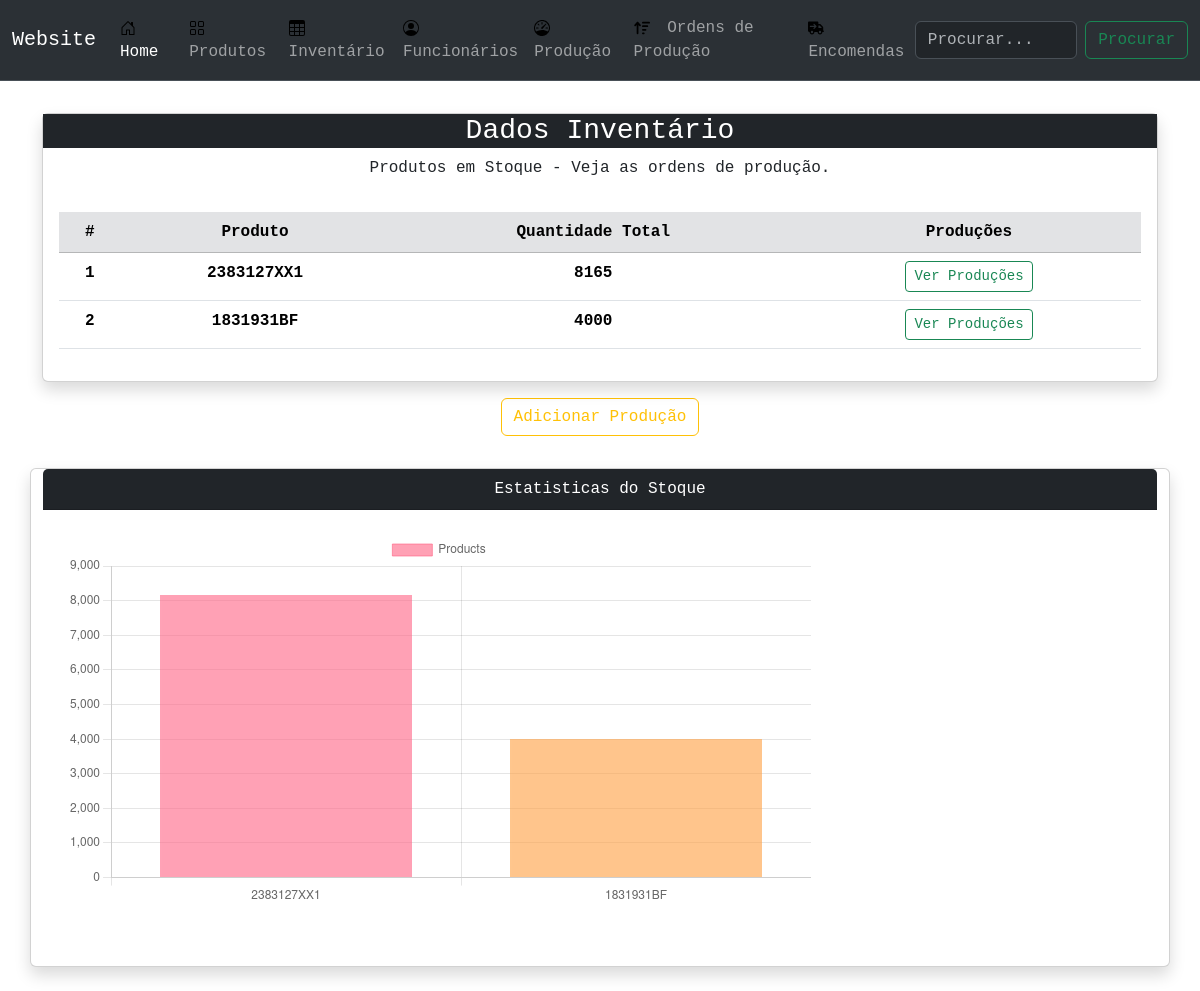
/product/inventary/, run on an earlier commit of the app's database.
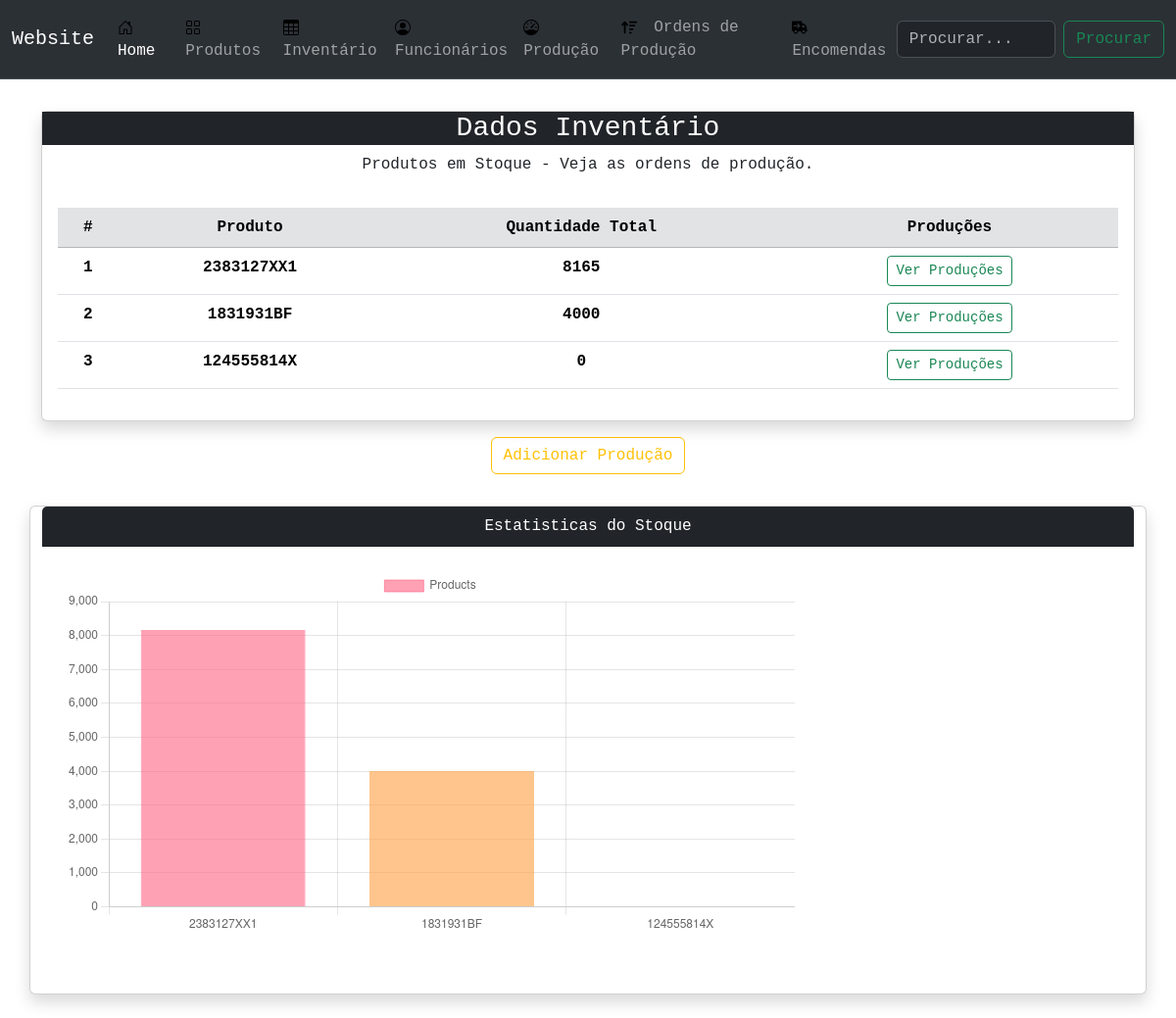
And on a later commit of the database.
### product/models.py (models this page shows, shortened)
class Inventary(models.Model):
    product = models.ForeignKey(Product, on_delete=models.CASCADE)
    total_quantity = models.IntegerField(blank=True, null=True, verbose_name = 'Quantidade Total')
    productions = models.ManyToManyField(Production)
    updated = models.DateTimeField(auto_now=True)

class Product(models.Model):
    CATEGORY = {
    "SHIELD" : "SHIELD",
    "BRACKET" : "BRACKET",
    "ASSEMBLY" : "HANGER ASSEMBLY",
    }
    name=models.CharField(max_length=120, verbose_name='Produto')
    image=models.ImageField(upload_to='product', default='random.jpg')
    description = models.TextField(verbose_name="Descrição", default=" Sem Descrição ")
    price = models.FloatField(help_text='euros cada', verbose_name="Preço")
    category = models.CharField(max_length=20, choices=CATEGORY, blank=True, verbose_name="Categoria")
    created=models.DateTimeField(auto_now_add=True)
    updated=models.DateTimeField(auto_now=True)

### product/views.py (the view)
# urls.py: path('inventary/', inventaryView, name="inv"),
def inventaryView(request):
    q = request.GET.get('q') if request.GET.get('q') is not None else ''
    inv = Inventary.objects.filter(
        Q(product__name__icontains=q)
    )
    context = {
        'objects' : inv,
    }
    return render(request, 'product/inventary.html', context)

### product/templates/product/inventary.html
{% extends 'main.html' %}
{% block content %}
<div class="container my-3">
    <div class="row">
        <div class="col">{% include 'product/card_table_inv.html' %}</div>
    </div>
    <div class="row p-2 text-center">
        <div class="col">
            <a href="{% url 'product:prod' %}">
                <button type="button" class="btn btn-outline-warning btn-md">Adicionar
                    Produção</button>
            </a>
        </div>
    </div>
    <br>
    <div class="row">
        {% include 'product/card_chart_bar_inv.html' %}
    </div>
</div>
{% endblock content %}

### product/templates/product/card_table_inv.html
<div class="card mb-2 shadow">
    <h3 class="card-title text-center bg-dark text-white">
        Dados Inventário
    </h3>
    <p class="card-text text-center ">
        Produtos em Stoque - Veja as ordens de produção.
    </p>
    <div class="card-body">
        <table class="table bg-white text-center">
            <thead class="thead-dark">
                <tr class="table-secondary">
                    <th scope="col">#</th>
                    <th scope="col">Produto</th>
                    <th scope="col">Quantidade Total</th>
                    <th scope="col">Produções</th>
                </tr>
            </thead>
            <tbody>
                {% for obj in objects %}
                <tr>
                    <th scope="row">{{obj.id}}</th>
                    <th>{{obj.product.name}}</th>
                    <th>{{obj.total_quantity}}</th>
                    <th><a class='btn btn-outline-success btn-sm' href="{% url 'product:view' obj.product.id %}">Ver
                            Produções</a></th>
                </tr>
                {% endfor %}
            </tbody>
        </table>
    </div>
</div>

What changed in the data, as far as the page shows it:
added Inventary: id "3", product.name "124555814X", total_quantity "0"
Also different on the page:
chart data {{ obj.product.name }}: 2383127XX1, 1831931BF → 2383127XX1, 1831931BF, 124555814X
chart data {{ obj.total_quantity }}: 8165, 4000 → 8165, 4000, 0
